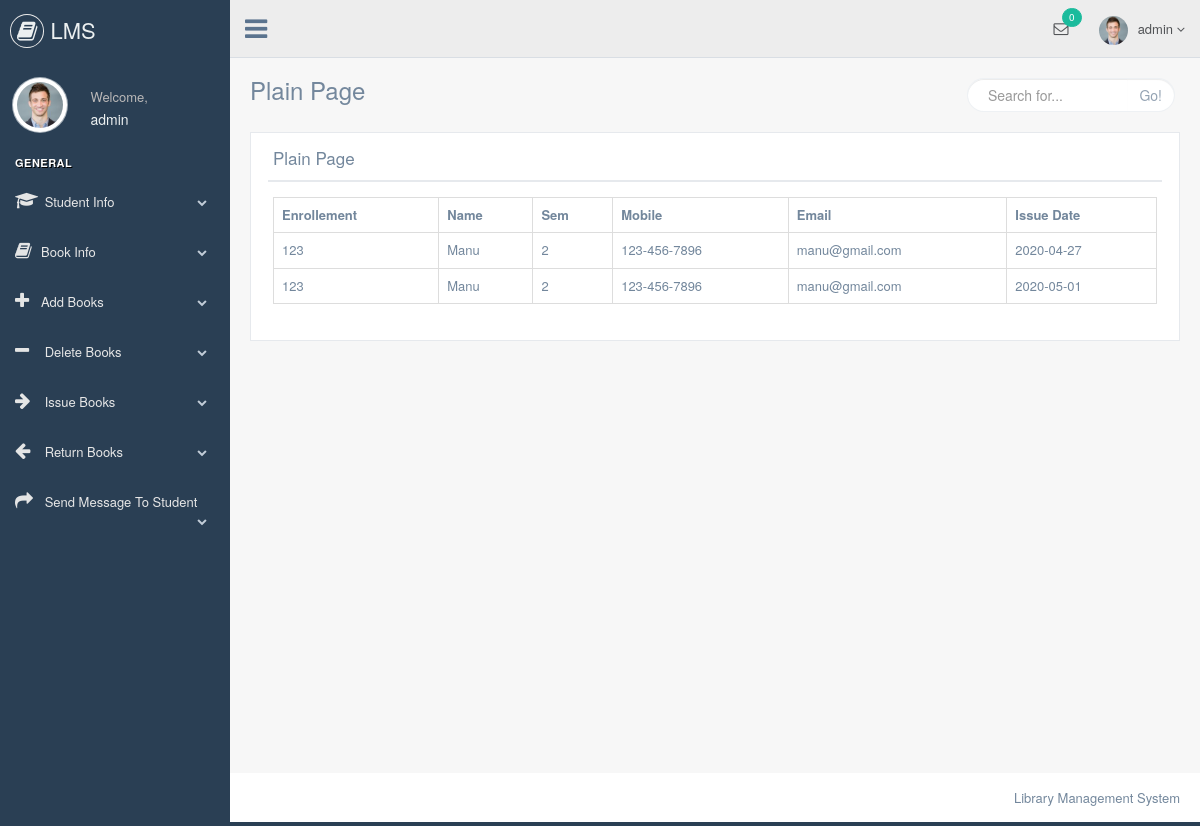
Page /librarian/book_borrowers.php?bname=The Lost Symbol (signed in) on the committed database.
### tables this page shows
CREATE TABLE `issue_books` (
  `id` int(11) NOT NULL,
  `s_eno` int(11) NOT NULL,
  `s_name` varchar(35) NOT NULL,
  `s_sem` int(11) NOT NULL,
  `s_contact` varchar(15) NOT NULL,
  `s_email` varchar(35) NOT NULL,
  `b_name` varchar(42) NOT NULL,
  `b_issue_date` date NOT NULL,
  `b_return_date` date NOT NULL,
  `s_uname` varchar(30) NOT NULL
);

### librarian/book_borrowers.php (the view, shortened to what this page needs)
<?php
include "headder.php";
    ?>
    <?php
$b_name=$_GET["bname"];
?>
        <div class="right_col" role="main">
            <div class="">
                <div class="page-title">
                    <div class="title_left">
                        <h3>Plain Page</h3>
                    </div>
                    <div class="title_right">
                        <div class="col-md-5 col-sm-5 col-xs-12 form-group pull-right top_search">
                            <div class="input-group">
                                <input type="text" class="form-control" placeholder="Search for...">
                    <span class="input-group-btn">
                      <button class="btn btn-default" type="button">Go!</button>
                    </span>
                            </div>
                        </div>
                    </div>
                </div>
                <div class="clearfix"></div>
                <div class="row" style="min-height:500px">
                    <div class="col-md-12 col-sm-12 col-xs-12">
                        <div class="x_panel">
                            <div class="x_title">
                                <h2>Plain Page</h2>
                                <div class="clearfix"></div>
                            </div>
                            <div class="x_content">
                            <table class="table table-bordered">
                                <tr>
                                <th>Enrollement</th>
                                <th>Name</th>
                                <th>Sem</th>
                                <th>Mobile</th>
                                <th>Email</th>
                                <th>Issue Date</th>
                                </tr>
                            <?php
                                $res=mysqli_query($link,"select * from issue_books where b_name='$b_name' && b_return_date=''");
                                while($row=mysqli_fetch_array($res))
                                                {
                                                    echo "<tr>";
                                                    echo "<td>"; echo $row["s_eno"]; echo "</td>";
                                                    echo "<td>"; echo $row["s_name"]; echo "</td>";
                                                    echo "<td>"; echo $row["s_sem"]; echo "</td>";
                                                    echo "<td>"; echo $row["s_contact"]; echo "</td>";
                                                    echo "<td>"; echo $row["s_email"]; echo "</td>";
                                                    echo "<td>"; echo $row["b_issue_date"]; echo "</td>";
                                                    echo "</tr>";
                                                }
                            ?>
                            </table>
                            </div>
                        </div>
                    </div>
                </div>
            </div>
        </div>
        <?php
            include "footer.php";
        ?>

### rows in the picture
issue_books: s_eno "123", s_name "Manu", s_sem "2", s_contact "123-456-7896", s_email "manu@gmail.com", b_issue_date "2020-04-27"
issue_books: s_eno "123", s_name "Manu", s_sem "2", s_contact "123-456-7896", s_email "manu@gmail.com", b_issue_date "2020-05-01"

### other values in the picture
$u "admin"
